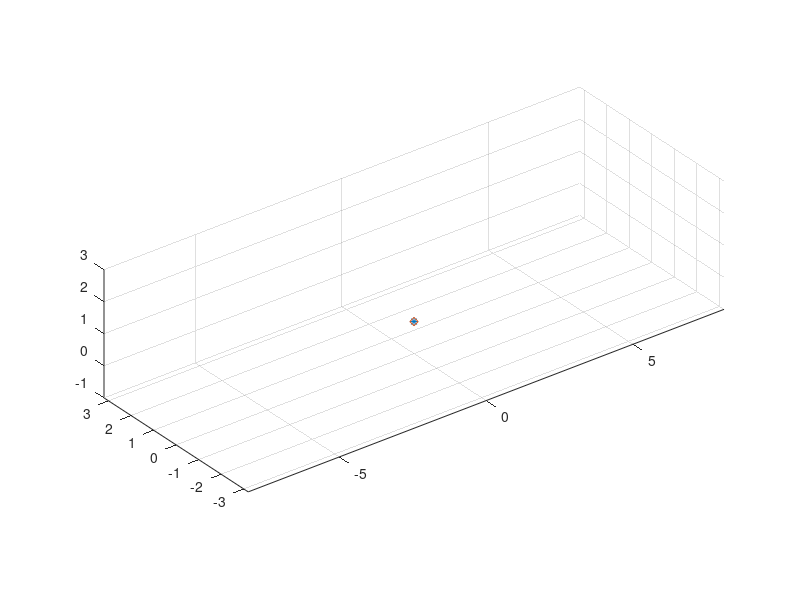

Reproduce this figure in MATLAB. (Note: this script raises an error after producing the figure.)
clear; clc; 
addpath(genpath(pwd));
lastwarn('');

%     rosshutdown
%     setenv('ROS_MASTER_URI','http://localhost:11311')
%     rosinit('http://localhost:11311');
%     pause(1);
%%%%%%%%%%%%%%%%%%%%%%%%%%%%%%%%%%%%%%%%%%%%%%%%%%%%%%%%%%%%%%%%%%%%%%%%%%
%% Plot Initialization

figure(1)
clf
des = plot3(0,0,0,'*');
hold on
act = plot3(0,0,0,'d');
xlim([-8.1 8.1]);
ylim([-3.2 3.2]);
zlim([-1 3]);
daspect([1 1 1])
grid on

%%%%%%%%%%%%%%%%%%%%%%%%%%%%%%%%%%%%%%%%%%%%%%%%%%%%%%%%%%%%%%%%%%%%%%%%%%%
%% Time and Simulation Rate
t_hzn = 3;

est_hz = 100;      % State Estimator Time Counter
lqr_hz = 2;        % Low Rate Controller Sample Rate
con_hz = 40;       % High Rate Controller Sample Rate (lqr_dt*con_hz needs to be whole)
act_hz = 1000;      % Actual Dynamics Sample Rate
plot_hz = 10;      % Fast Plotting Sample Rate

sim_dt = 1/lcm(lcm(est_hz,con_hz),lcm(lqr_hz,act_hz));

t_est = 0:1/est_hz:t_hzn;
t_lqr = 0:1/lqr_hz:t_hzn;
t_con = 0:1/con_hz:t_hzn;
t_act = 0:1/act_hz:t_hzn; 

%%%%%%%%%%%%%%%%%%%%%%%%%%%%%%%%%%%%%%%%%%%%%%%%%%%%%%%%%%%%%%%%%%%%%%%%%%%
%% Initialize Simulation

%%% Map, Dynamics and Control Initialization
model  = model_init('simple vII',est_hz,lqr_hz,con_hz,act_hz); % Initialize Physics Model
fc     = fc_init(model,'ilqr');                         % Initialize Controller
wp     = wp_init('horizon',0,t_hzn,'no plot');         % Initialize timestamped keyframes
flight = flight_init(model,t_hzn,wp);                   % Initialize Flight Variables
targ   = targ_init("pigeon");                           % Iitialize target

%%% ROS Initialization
[l_pub,l_msg,L_pub,L_msg,js_sub,pose_sub,twist_sub] = ros_init(t_hzn,con_hz,flight.x_act(:,1),flight.u(:,1));

%%% Time Counters Initialization
k_est = 1;          % State Estimator Time Counter
k_lqr = 1;          % Low Rate Controller Time Counter
k_con = 1;          % High Rate Controller Time Counter
k_act = 1;          % Actual Dynamics Time Counter
k_wp  = 1;          % Waypoint Time Counter
tol = 1e-5;         % Tolerance to trigger various processes

%%% Contact Parameter Initialization
k_ct  = 1;
st_ct = 0;
dt_ct = 0.2;
N_ct  = round(dt_ct*act_hz); 

%%%%%%%%%%%%%%%%%%%%%%%%%%%%%%%%%%%%%%%%%%%%%%%%%%%%%%%%%%%%%%%%%%%%%%%%%%%
%% Simulation
fs_trig = 0;       % Trigger for motor cut;
sim_key = 1;       % If true (1), we run as a simulation, else we are running in ROS

% Cold Start the nominal trajectory for the iLQR
nom = ilqr_init(flight.t_act(:,1),flight.x_act(:,1),wp,fc,model);
disp('[main]: Warm start complete! Ready to launch!');
disp('--------------------------------------------------')
pause;

while true
    sim_time = (k_act-1)*sim_dt;
    %%%%%%%%%%%%%%%%%%%%%%%%%%%%%%%%%%%%%%%%%%%%%%%%%%%%%%%%%%%%%%%%%%%%%%%%%%%
    % State Estimator
    if (mod(sim_time,1/est_hz) < tol)
        % Perfect Sensing (used for flight control)
        if sim_key == 1
            x_now = flight.x_act(:,k_act);
            flight.x_fc(:,k_est)  = x_now;
        else
            data_pose   = receive(pose_sub,1);
            data_twist  = receive(twist_sub,1);

            x_now(1,1) = data_pose.Pose.Position.x;
            x_now(2,1) = data_pose.Pose.Position.y;
            x_now(3,1) = data_pose.Pose.Position.z;
            x_now(7,1) = data_pose.Pose.Quarternion.x;
            x_now(8,1) = data_pose.Pose.Quarternion.y;
            x_now(9,1) = data_pose.Pose.Quarternion.z;
            
            x_now(4,1)  = data_twist.Twist.Linear.x;
            x_now(5,1)  = data_twist.Twist.Linear.y;
            x_now(6,1)  = data_twist.Twist.Linear.z;
            x_now(10,1) = data_twist.Twist.Angular.x;
            x_now(11,1) = data_twist.Twist.Angular.y;
            x_now(12,1) = data_twist.Twist.Angular.z;
            
            flight.x_fc(:,k_est)  = x_now;
        end
        
        k_est = k_est + 1;
    end
    %%%%%%%%%%%%%%%%%%%%%%%%%%%%%%%%%%%%%%%%%%%%%%%%%%%%%%%%%%%%%%%%%%%%%%%%%%%
    % Low Rate Controller    
    if (mod(sim_time,1/lqr_hz) < tol) && (fs_trig == 0)
        
        % Update Active Trajectory
        data_pose = receive(js_sub,1);
    
        wp.x(1,2) = data_pose.Point.X;
        wp.x(2,2) = data_pose.Point.Y;
        wp.x(3,2) = data_pose.Point.Z;
    
        wp.x(1,3) = data_pose.Point.X;
        wp.x(2,3) = data_pose.Point.Y;
        wp.x(3,3) = data_pose.Point.Z;
      
        % Update LQR params
        [nom, fs_trig] = hzn_ilqr(x_now,wp,nom,fc,model,t_hzn);
        k_lqr = k_lqr + 1;
        k_con = 1;
    end
    %%%%%%%%%%%%%%%%%%%%%%%%%%%%%%%%%%%%%%%%%%%%%%%%%%%%%%%%%%%%%%%%%%%%%%%%%%%
    % High Rate Controller    
    if (mod(sim_time,1/con_hz) < tol)
        if (fs_trig == 0)
            % Draw Out Motor Commands from u_bar computed by iLQR
            del_x = x_now-nom.x_bar(:,k_con);
            del_u = nom.alpha*nom.l(:,:,k_con) + nom.L(:,:,k_con)*del_x;
            u  = nom.u_bar(:,k_con) + del_u;
            curr_m_cmd = wrench2m_controller(u,model);

            k_con = k_con + 1;
        else
            curr_m_cmd = zeros(4,1);
        end

        l_msg.Data = nom.l(:);
        send(l_pub,l_msg);
        
        L_msg.Data = nom.L(:);
        send(L_pub,L_msg);
        
    end
    %%%%%%%%%%%%%%%%%%%%%%%%%%%%%%%%%%%%%%%%%%%%%%%%%%%%%%%%%%%%%%%%%%%
    % Dynamic Model
    if (mod(sim_time,1/act_hz) < tol)
        if sim_key == 0
            % Carry On
        else
            FT_ext = zeros(6,1);
            flight.x_act(:,k_act+1) = quadcopter(flight.x_act(:,k_act),curr_m_cmd,model,FT_ext,'actual');
        end
        
        k_act = k_act + 1;
    end
     %%%%%%%%%%%%%%%%%%%%%%%%%%%%%%%%%%%%%%%%%%%%%%%%%%%%%%%%%%%%%%%%%%%
    % Fast Plot
    if (mod(sim_time,1/plot_hz) < tol)   
        des.XData = wp.x(1,2);
        des.YData = wp.x(2,2);
        des.ZData = wp.x(3,2);
    
        act.XData = flight.x_act(1,k_act);
        act.YData = flight.x_act(2,k_act);
        act.ZData = flight.x_act(3,k_act);
    end
end
